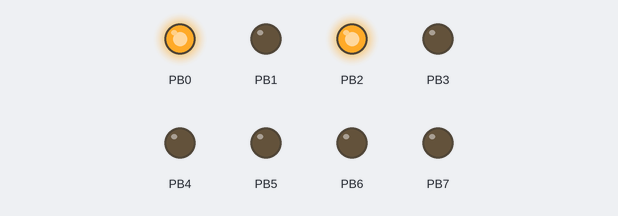
Bench run of a program on a simulated ATmega16, built with avr-gcc and emulated at 8 MHz. On the bench: output pins drawn as LEDs (lit = HIGH).

Above: at 0.5 s.
At 1.5 s:
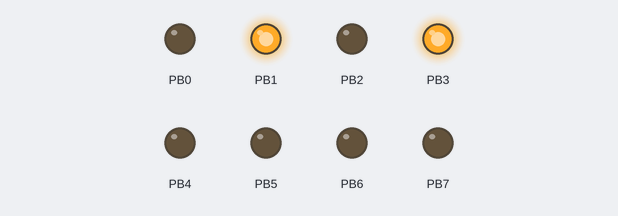
At 2.5 s:
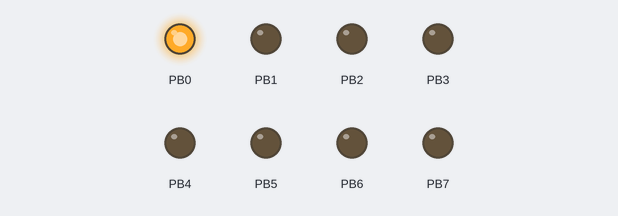
At 3.5 s:
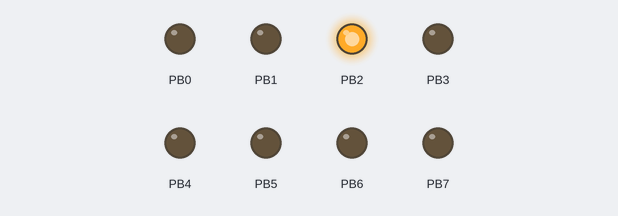
Timing chart, 0 to 5.2 s (numbered marks = the images above):
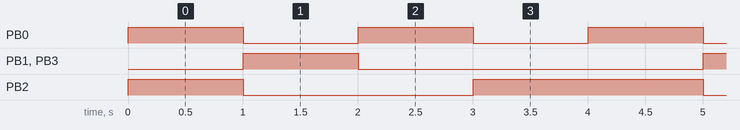

Measured:
- by itself, PB0: alternates HIGH for 1.0 s and LOW for 1.0 s
- by itself, PB1, PB3: alternates HIGH for 1.0 s and LOW for 3.0 s
- by itself, PB2: repeats every 4.0 s: LOW 2.0 s, HIGH 2.0 s

The program:

Practical_9.c
```c
//direction movement of a two motor based robotic vehicle system.

#define F_CPU 8000000UL
#include<avr/io.h>
#include<util/delay.h>
int main()
{
  DDRB=0xFF;
  while(1)
  {
    PORTB=0b00000101;
	_delay_ms(1000);
	 PORTB=0b00001010;
	_delay_ms(1000);
	PORTB=0b00000001;
	_delay_ms(1000);
	 PORTB=0b00000100;
	_delay_ms(1000);
  }
}
```
